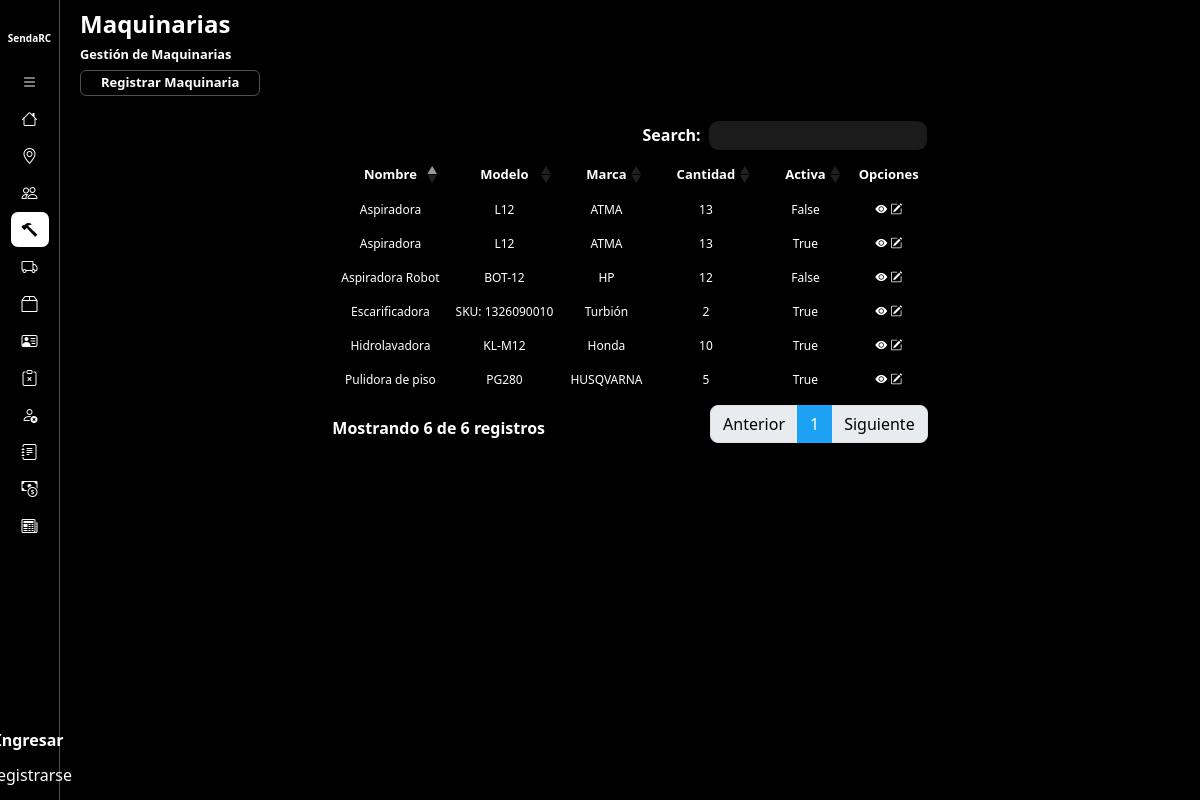
/gestionMaquinaria/, run on the app's committed database.
### core/models.py (models this page shows)
class Maquinaria(models.Model):
    nombre = models.CharField(max_length=50)
    modelo = models.CharField(max_length=50)
    marca = models.CharField(max_length=50)
    cantidad = models.IntegerField()
    observaciones = models.TextField()
    activo = models.BooleanField(default=True)

### core/views.py (the view)
# urls.py: path('gestionMaquinaria/', gestionMaquinaria.as_view(), name='gestionMaquinaria'),
class gestionMaquinaria(ListView):
    model = Maquinaria
    template_name = 'maquinaria/gestionMaquinaria.html'
    context_object_name = 'maquinarias'

### core/templates/maquinaria/gestionMaquinaria.html (shortened to what this page needs)
{% extends 'layouts/baseGestion.html' %}
{% load static %}
{% block extracss %}{{block.super}}
<link href="{% static 'css/baseGestion.css' %}" rel="stylesheet" />
{% endblock %}
{% block title %}
    <h1>Maquinarias</h1>
    <h2>Gestión de Maquinarias</h2>
    <a href="{% url 'altaMaquinaria' %}" class="btn-agregarEntidad">Registrar Maquinaria</a>
{% endblock %}
{% block listado %}
<table class="table table-striped table-dark">
    <thead>
        <tr>
            <th scope="col">Nombre</th>
            <th scope="col">Modelo</th>
            <th scope="col">Marca</th>
            <th scope="col">Cantidad</th>
            <th scope="col">Activa</th>
            <th scope="col">Opciones</th>
        </tr>
    </thead>
    <tbody>
        {% for maquinaria in maquinarias %}
            <tr class="fila-tabla">
                <td scope="row">{{ maquinaria.nombre }}</td>
                <td scope="row">{{ maquinaria.modelo }}</td>
                <td scope="row">{{ maquinaria.marca }}</td>
                <td scope="row">{{ maquinaria.cantidad }}</td>
                <td scope="row">{{ maquinaria.activo }}</td>
                <td scope="row">
                    <button href="{% url 'detalleMaquinaria' maquinaria.pk %}" class="opcion" type="button"
                        data-url="/gestionMaquinaria/{{maquinaria.pk}}"
                        data-bs-toggle="offcanvas"
                        data-bs-target="#offcanvasExample"
                        aria-controls="offcanvasExample"><i class="bi bi-eye-fill"></i></button>
                    <a href="{% url 'modificarMaquinaria' maquinaria.pk%}" class="opcion"><i class="bi bi-pencil-square"></i></i></a>
                </td>
            </tr>
        {% endfor %}
    </tbody>
</table>
{% endblock %}

### static/css/base.css (style rules this page uses)
* { margin: 0; padding: 0; box-sizing: border-box; }
body { background-color: #000; }

### static/css/baseGestion.css (style rules this page uses)
.seccion-cabecera > h1 { font-size: 1.5rem; font-weight: 700; }
.seccion-cabecera > h2 { font-size: 0.8rem; font-weight: 700; }
.table>tbody>tr:nth-child(odd)>td, .table>thead>tr:nth-child(odd)>th { background-color: #000; }
.table>tbody>tr:nth-child(even)>td, .table>tbody>tr:nth-child(even)>th { background-color: #000; }
.table.dataTable thead th { text-align: center; }
.table.dataTable tbody td { text-align: center; }
.table thead { font-size: 13px; }
.table tbody { font-size: 12px; }
.seccion-cabecera > a { color: #FFF; font-size: 13px; border-radius: 6px; text-decoration: none; font-weight: 700; border: 1px solid #505050; padding-inline: 20px; padding-block: 2px; background-color: #000; transition: background-color 0.1s ease-in-out; }
.opcion { background: none; border: none; color: #fff; }

### data on the page
Maquinaria: nombre "Aspiradora", modelo "L12", marca "ATMA", cantidad "13", activo "False"
Maquinaria: nombre "Aspiradora", modelo "L12", marca "ATMA", cantidad "13", activo "True"
Maquinaria: nombre "Hidrolavadora", modelo "KL-M12", marca "Honda", cantidad "10", activo "True"
Maquinaria: nombre "Aspiradora Robot", modelo "BOT-12", marca "HP", cantidad "12", activo "False"
Maquinaria: nombre "Pulidora de piso", modelo "PG280", marca "HUSQVARNA", cantidad "5", activo "True"
Maquinaria: nombre "Escarificadora", modelo "SKU: 1326090010", marca "Turbión", cantidad "2", activo "True"
